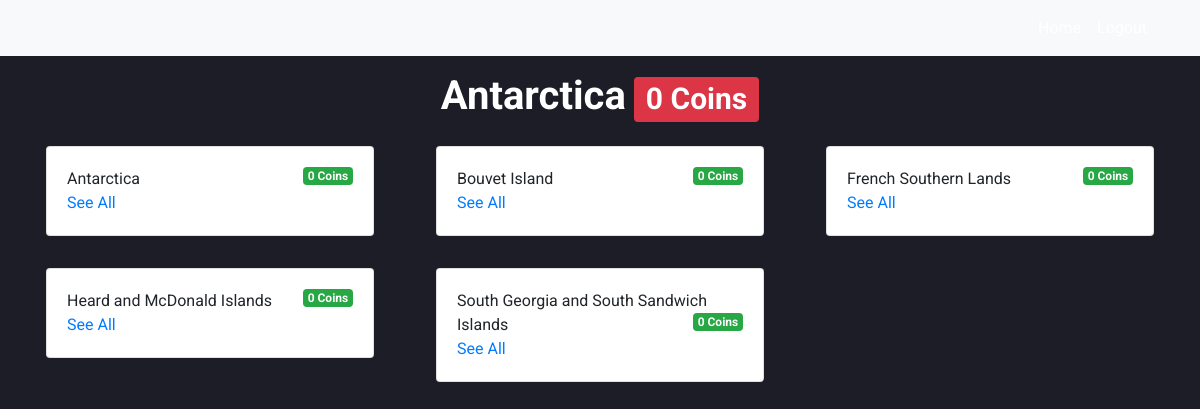
/page/countries_standard.php?code=AN (signed in), run on the app's committed database.
### tables this page shows
CREATE TABLE `continents` (
  `code` char(2) NOT NULL COMMENT 'Continent code',
  `name` varchar(255) DEFAULT NULL
);

CREATE TABLE `countries` (
  `country_id` int(11) NOT NULL,
  `code` char(2) NOT NULL COMMENT 'Two-letter country code (ISO 3166-1 alpha-2)',
  `name` varchar(64) NOT NULL COMMENT 'English country name',
  `full_name` varchar(128) NOT NULL COMMENT 'Full English country name',
  `iso3` char(3) NOT NULL COMMENT 'Three-letter country code (ISO 3166-1 alpha-3)',
  `number` smallint(3) UNSIGNED ZEROFILL NOT NULL COMMENT 'Three-digit country number (ISO 3166-1 numeric)',
  `continent_code` char(2) NOT NULL,
  `display_order` int(3) NOT NULL DEFAULT '900'
);

### class/database.php (called while the page is built, shortened)
<?php
class database
{
    private $hostname = "localhost:3325";
    private $username = "root";
    private $password = "";
    private $dbname = "datastore2";
    public function connection()
    {
        $this->link = mysqli_connect($this->hostname, $this->username, $this->password, $this->dbname);
    }
}

### page/countries_standard.php (the view, shortened to what this page needs)
<?php
include('../class/database.php');
class country extends database
{
    protected $link;
    public function countryFunction()
    {
        $code = $_GET['code'];
        $sql = "Select * from countries where continent_code = '$code' order by name ASC ";
        $res = mysqli_query($this->link, $sql);
        if (mysqli_num_rows($res) > 0) {
            return $res;
        } else {
            return false;
        }
    }
    public function continentNameFunction()
    {
        $code = $_GET['code'];
        $sql = "Select * from continents where code = '$code'";
        $res = mysqli_query($this->link, $sql);
        if (mysqli_num_rows($res) > 0) {
            return $res;
        } else {
            return false;
        }
    }
    public function countryNumber($val)
    {
        $sql = "select * from data_tbl where code = '$val' ";
        $res = mysqli_query($this->link, $sql);
        if (mysqli_num_rows($res) > 0) {
            $num = mysqli_num_rows($res);
            return $num;
        } else {
            return 0;
        }
    }
    public function totalNumber()
    {
        $code = $_GET['code'];
        $total = 0;
        $sql = "Select * from countries where continent_code = '$code' ";
        $res = mysqli_query($this->link, $sql);
        while ($row = mysqli_fetch_assoc($res)) {
            $country = $row['name'];
            $sql2 = "select * from data_tbl where code = '$country' ";
            $res2 = mysqli_query($this->link, $sql2);
        }
        return $total;
    }
}
$obj = new country;
$objCo = $obj->countryFunction();
$objNum = $obj->continentNameFunction();
$rowCon = mysqli_fetch_assoc($objNum);
?>
<!DOCTYPE html>
<html lang="en">
<head>
    <link rel="stylesheet" href="../css/fontawesme.min.css">
    <link rel="stylesheet" href="../css/bootstrap.min.css">
    <link rel="stylesheet" href="../css/style.css">
    <link rel="stylesheet" href="../css/animate.css">
</head>
<body style="background-color: #1c1d26">
    <nav class="navbar navbar-expand-sm navbar-light bg-light">
        <div class="container">
            <a class="navbar-brand text-light" href="../index.php"></a>
            <div class="collapse navbar-collapse" id="collapsibleNavId">
                <ul class="navbar-nav ml-auto mt-2 mt-lg-0">
                    <li class="nav-item active">
                        <a class="nav-link" href="standard_page.php"><span class="sr-only">(current)</span>Home</a>
                    </li>
                    <li class="nav-item">
                        <a class="nav-link" href="logout.php">Logout</a>
                    </li>
                </ul>
            </div>
        </div>
    </nav>
    <section>
        <div class="container">
            <div class="row">
                <div class="">
                    <?php if (strcmp($_GET['code'], 'EU') == 0) { ?>
                    <h1 class="text-white mt-3 font-weight-bold text-center text-capitalize">
                        <?php echo $rowCon['name']; ?><span class="ml-2 badge badge-danger"><?php echo ($obj->totalNumber() + $obj->countryNumber2('UNIONE EUROPEA')) . ' Coins';
                                                                                                ?></span>
                    </h1>
                    <?php } else { ?>
                    <h1 class="text-white mt-3 font-weight-bold text-center text-capitalize">
                        <?php echo $rowCon['name']; ?><span class="ml-2 badge badge-danger"><?php echo ($obj->totalNumber()) . ' Coins';
                                                                                                ?></span>
                    </h1>
                    <?php } ?>
                    <div class="row">
                        <?php if ($objCo) { ?>
                        <?php while ($row = mysqli_fetch_assoc($objCo)) { ?>
                        <div class="col-md-4 wow fadeInUp">
                            <div class="card card-body m-3">
                                <?php if (strcmp($row['name'], 'European Union (Euro)') == 0) { ?>
                                <p class="text" style="margin-bottom: 0px"><?php echo $row['name']; ?> <span
                                        class="badge float-right badge-success">
                                        <?php echo $obj->countryNumber2('UNIONE EUROPEA') . ' Coins'; ?></span> </p>
                                <?php } else { ?>
                                <p class="text" style="margin-bottom: 0px"><?php echo $row['name']; ?> <span
                                        class="badge float-right badge-success">
                                        <?php echo $obj->countryNumber($row['name']) . ' Coins'; ?></span> </p>
                                <?php } ?>
                                <a href="countryStandard.php?code=<?php echo $row['name']; ?>" class="">See All </a>
                            </div>
                        </div>
                        <?php } ?>
                        <?php } ?>
                    </div>
                </div>
            </div>
        </div>
    </section>
</body>
</html>

### css/style.css (style rules this page uses)
* { padding: 0; margin: 0; outline: 0; }
.navbar { background-color: #D01110; }
.navbar .navbar-brand { width: 100px; }
.navbar .collapse a { color: #ffffff !important; }

### page/countries_standard.php (style rules this page uses)
h1, h3, p, span, a, button { font-family: 'Roboto', sans-serif; }

### data on the page
continents: name "Antarctica"
countries: name "Antarctica", countryNumber "0"
countries: name "Bouvet Island", countryNumber "0"
countries: name "French Southern Lands", countryNumber "0"
countries: name "Heard and McDonald Islands", countryNumber "0"
countries: name "South Georgia and South Sandwich Islands", countryNumber "0"

### other printed values
$obj->totalNumber() "0"
